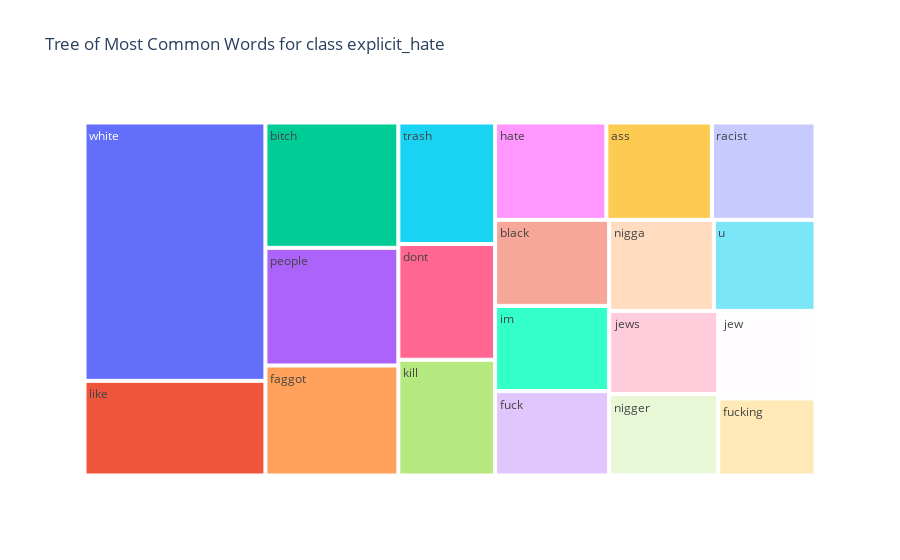

The code cell stored with this chart in its notebook:
### Code cell
fig = px.treemap(temp_explicit_hate, path=['Common_words'], values='count',title='Tree of Most Common Words for class explicit_hate')
fig.show()

### Figure 1 — Plotly figure (JSON) as saved in the notebook; plotly's stock layout.template omitted (floating-point values rounded to 4 significant figures)
{"data": [{"branchvalues": "total", "domain": {"x": [0, 1], "y": [0, 1]}, "hovertemplate": "labels=%{label}<br>count=%{value}<br>parent=%{parent}<br>id=%{id}<extra></extra>", "ids": ["ass", "bitch", "black", "dont", "faggot", "fuck", "fucking", "hate", "im", "jew", "jews", "kill", "like", "nigga", "nigger", "people", "racist", "trash", "u", "white"], "labels": ["ass", "bitch", "black", "dont", "faggot", "fuck", "fucking", "hate", "im", "jew", "jews", "kill", "like", "nigga", "nigger", "people", "racist", "trash", "u", "white"], "name": "", "parents": ["", "", "", "", "", "", "", "", "", "", "", "", "", "", "", "", "", "", "", ""], "type": "treemap", "values": [111, 180, 106, 121, 158, 104, 81, 117, 105, 92, 98, 121, 185, 103, 96, 169, 109, 127, 100, 505]}], "layout": {"legend": {"tracegroupgap": 0}, "title": {"text": "Tree of Most Common Words for class explicit_hate"}}}
